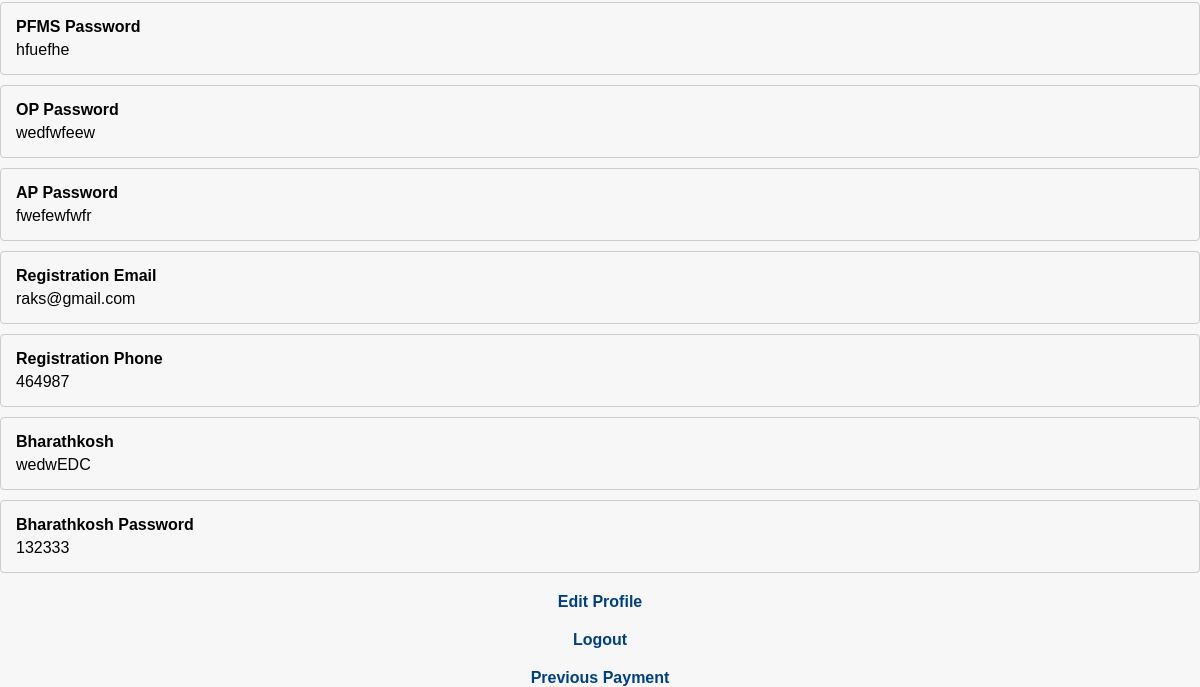
Before: /profile.php (signed in, lower part) with the older database file.
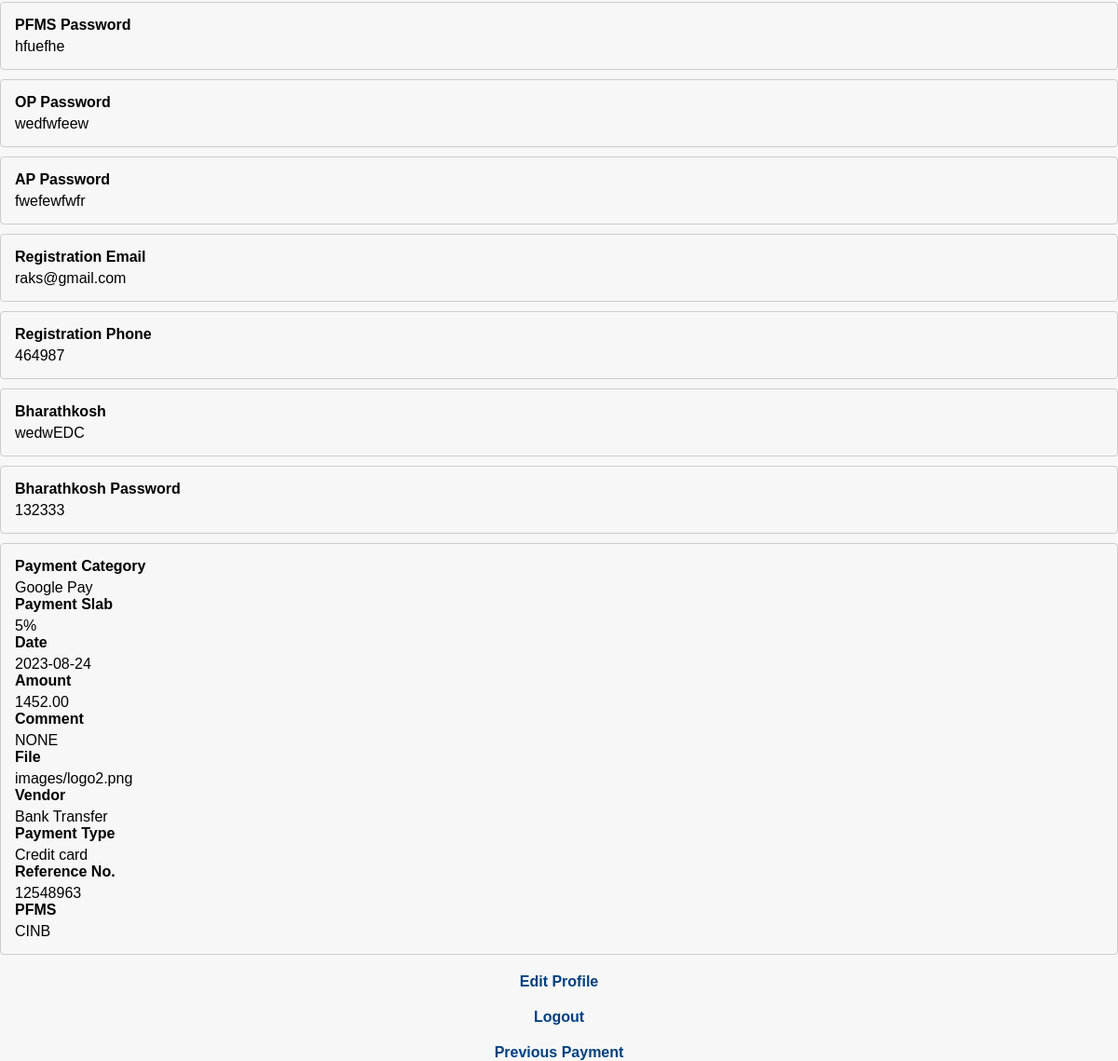
After: the same page with the newer database file.
### tables this page shows
CREATE TABLE `payment_details` (
  `id` int(11) NOT NULL,
  `ATL_CODE` varchar(20) NOT NULL,
  `pay_catg` varchar(50) DEFAULT NULL,
  `pay_slab` varchar(10) DEFAULT NULL,
  `date` date DEFAULT NULL,
  `amount` decimal(10,2) DEFAULT NULL,
  `comment` text DEFAULT NULL,
  `file` varchar(500) NOT NULL,
  `vendor` varchar(50) DEFAULT NULL,
  `pay_type` varchar(50) DEFAULT NULL,
  `ref_no` varchar(50) DEFAULT NULL,
  `pfms` varchar(50) DEFAULT NULL
);

### profile.php (the view, shortened to what this page needs)
<?php
$servername = "localhost";
$username = "root";
$password = "";
$dbname = "login_form";
$connection = new mysqli($servername, $username, $password, $dbname);
$user_id = $_SESSION["user_id"];
$sql_user = "SELECT * FROM users WHERE id = '$user_id'";
$result_user = $connection->query($sql_user);
if ($result_user->num_rows == 1) {
    $user = $result_user->fetch_assoc();
} else {
    echo "User not found";
    exit();
}
$atl_code = $user["ATL_CODE"];
$sql_payment = "SELECT * FROM payment_details WHERE ATL_CODE = '$atl_code'";
$result_payment = $connection->query($sql_payment);
$payment_details = [];
if ($result_payment->num_rows > 0) {
    while ($row = $result_payment->fetch_assoc()) {
        $payment_details[] = $row;
    }
}
?>
<!DOCTYPE html>
<html>
<head>
</head>
<body>
    <div class="F1">
        <div class="content">
            <div class="input-box">
                <label for="PFMS_PSWD"><b>PFMS Password</b></label>
                <p><?php echo $user["PFMS_PSWD"]; ?></p>
            </div>
            <div class="input-box">
                <label for="OP_PSWD"><b>OP Password</b></label>
                <p><?php echo $user["OP_PSWD"]; ?></p>
            </div>
            <div class="input-box">
                <label for="AP_PSWD"><b>AP Password</b></label>
                <p><?php echo $user["AP_PSWD"]; ?></p>
            </div>
            <div class="input-box">
                <label for="Reg_Email"><b>Registration Email</b></label>
                <p><?php echo $user["Reg_Email"]; ?></p>
            </div>
            <div class="input-box">
                <label for="Reg_PhOne"><b>Registration Phone</b></label>
                <p><?php echo $user["Reg_PhOne"]; ?></p>
            </div>
            <div class="input-box">
                <label for="Bharathkosh"><b>Bharathkosh</b></label>
                <p><?php echo $user["Bharathkosh"]; ?></p>
            </div>
            <div class="input-box">
                <label for="BkoshPSWD"><b>Bharathkosh Password</b></label>
                <p><?php echo $user["BkoshPSWD"]; ?></p>
            </div>
        </div>
    </div>
    <?php
    if (!empty($payment_details)) {
        foreach ($payment_details as $payment) {
            echo "<div class='input-box'>";
            echo "<label for='Pay_catg'><b>Payment Category</b></label>";
            echo "<p>" . $payment["pay_catg"] . "</p>";
            echo "<label for='Pay_slab'><b>Payment Slab</b></label>";
            echo "<p>" . $payment["pay_slab"] . "</p>";
            echo "<label for='Date'><b>Date</b></label>";
            echo "<p>" . $payment["date"] . "</p>";
            echo "<label for='Amount'><b>Amount</b></label>";
            echo "<p>" . $payment["amount"] . "</p>";
            echo "<label for='Comment'><b>Comment</b></label>";
            echo "<p>" . $payment["comment"] . "</p>";
            echo "<label for='File'><b>File</b></label>";
            echo "<p>" . $payment["file"] . "</p>";
            echo "<label for='Vendor'><b>Vendor</b></label>";
            echo "<p>" . $payment["vendor"] . "</p>";
            echo "<label for='Pay_type'><b>Payment Type</b></label>";
            echo "<p>" . $payment["pay_type"] . "</p>";
            echo "<label for='Ref_no'><b>Reference No.</b></label>";
            echo "<p>" . $payment["ref_no"] . "</p>";
            echo "<label for='PFMS'><b>PFMS</b></label>";
            echo "<p>" . $payment["pfms"] . "</p>";
            echo "</div>";
        }
    }
    ?>
            <a href="edit_profile.php">Edit Profile</a>
        <a href="logout.php">Logout</a>
        <a href="previous_payment.php">Previous Payment</a>
</body>
</html>

Changed rows visible on the page:
added payment_details: pay_catg "Google Pay", pay_slab "5%", date "2023-08-24", amount "1452.00", comment "NONE", file "images/logo2.png", vendor "Bank Transfer", pay_type "Credit card", ref_no "12548963", pfms "CINB"
